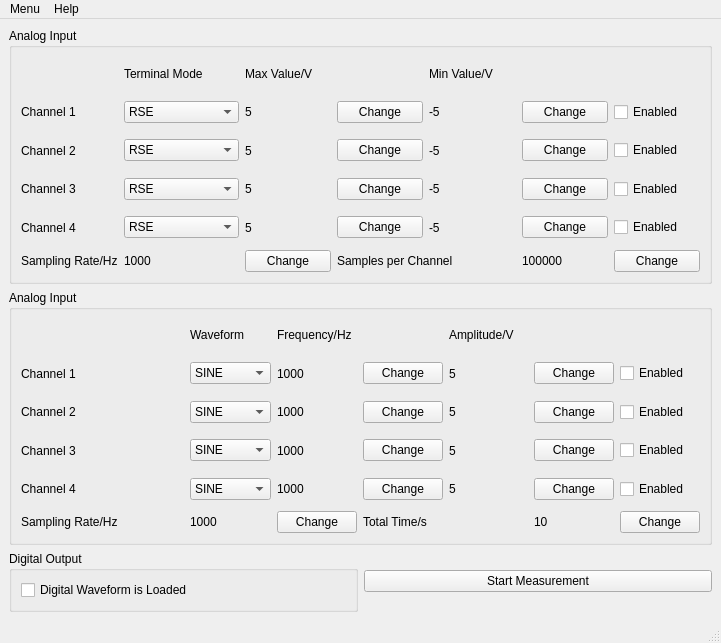
<?xml version="1.0" encoding="UTF-8"?>
<ui version="4.0">
 <class>MainWindow</class>
 <widget class="QMainWindow" name="MainWindow">
  <property name="geometry">
   <rect>
    <x>0</x>
    <y>0</y>
    <width>721</width>
    <height>643</height>
   </rect>
  </property>
  <property name="windowTitle">
   <string>MainWindow</string>
  </property>
  <widget class="QWidget" name="centralwidget">
   <layout class="QGridLayout" name="gridLayout_3">
    <item row="0" column="0" colspan="2">
     <widget class="QGroupBox" name="analog_input_group">
      <property name="title">
       <string>Analog Input</string>
      </property>
      <layout class="QGridLayout" name="gridLayout">
       <item row="1" column="4" rowspan="2">
        <widget class="QLabel" name="label_6">
         <property name="text">
          <string>Max Value/V</string>
         </property>
        </widget>
       </item>
       <item row="7" column="4" rowspan="2">
        <widget class="QLabel" name="label_19">
         <property name="text">
          <string>5</string>
         </property>
        </widget>
       </item>
       <item row="5" column="4" rowspan="2">
        <widget class="QLabel" name="label_18">
         <property name="text">
          <string>5</string>
         </property>
        </widget>
       </item>
       <item row="5" column="7" rowspan="2">
        <widget class="QPushButton" name="pushButton_9">
         <property name="text">
          <string>Change</string>
         </property>
        </widget>
       </item>
       <item row="1" column="3" rowspan="2">
        <widget class="QLabel" name="label_5">
         <property name="text">
          <string>Terminal Mode</string>
         </property>
        </widget>
       </item>
       <item row="3" column="5" rowspan="2">
        <widget class="QPushButton" name="pushButton">
         <property name="text">
          <string>Change</string>
         </property>
        </widget>
       </item>
       <item row="7" column="8" rowspan="2">
        <widget class="QCheckBox" name="channel_switch_3">
         <property name="text">
          <string>Enabled</string>
         </property>
        </widget>
       </item>
       <item row="3" column="6" rowspan="2">
        <widget class="QLabel" name="label_23">
         <property name="text">
          <string>-5</string>
         </property>
        </widget>
       </item>
       <item row="9" column="5" rowspan="2">
        <widget class="QPushButton" name="pushButton_5">
         <property name="text">
          <string>Change</string>
         </property>
        </widget>
       </item>
       <item row="5" column="0" rowspan="2">
        <widget class="QLabel" name="label_2">
         <property name="text">
          <string>Channel 2</string>
         </property>
        </widget>
       </item>
       <item row="12" column="0">
        <widget class="QLabel" name="label_8">
         <property name="text">
          <string>Sampling Rate/Hz</string>
         </property>
        </widget>
       </item>
       <item row="7" column="0" rowspan="2">
        <widget class="QLabel" name="label_3">
         <property name="text">
          <string>Channel 3</string>
         </property>
        </widget>
       </item>
       <item row="7" column="6" rowspan="2">
        <widget class="QLabel" name="label_25">
         <property name="text">
          <string>-5</string>
         </property>
        </widget>
       </item>
       <item row="5" column="8" rowspan="2">
        <widget class="QCheckBox" name="channel_switch_2">
         <property name="text">
          <string>Enabled</string>
         </property>
        </widget>
       </item>
       <item row="3" column="0" rowspan="2">
        <widget class="QLabel" name="label">
         <property name="text">
          <string>Channel 1</string>
         </property>
        </widget>
       </item>
       <item row="3" column="7" rowspan="2">
        <widget class="QPushButton" name="pushButton_8">
         <property name="text">
          <string>Change</string>
         </property>
        </widget>
       </item>
       <item row="7" column="7" rowspan="2">
        <widget class="QPushButton" name="pushButton_10">
         <property name="text">
          <string>Change</string>
         </property>
        </widget>
       </item>
       <item row="7" column="3" rowspan="2">
        <widget class="QComboBox" name="channel_mode_3">
         <item>
          <property name="text">
           <string>RSE</string>
          </property>
         </item>
         <item>
          <property name="text">
           <string>NRSE</string>
          </property>
         </item>
         <item>
          <property name="text">
           <string>DIFFERENTIAL</string>
          </property>
         </item>
        </widget>
       </item>
       <item row="12" column="7">
        <widget class="QLabel" name="label_22">
         <property name="text">
          <string>100000</string>
         </property>
        </widget>
       </item>
       <item row="12" column="5" colspan="2">
        <widget class="QLabel" name="label_9">
         <property name="text">
          <string>Samples per Channel</string>
         </property>
        </widget>
       </item>
       <item row="5" column="3" rowspan="2">
        <widget class="QComboBox" name="channel_mode_2">
         <item>
          <property name="text">
           <string>RSE</string>
          </property>
         </item>
         <item>
          <property name="text">
           <string>NRSE</string>
          </property>
         </item>
         <item>
          <property name="text">
           <string>DIFFERENTIAL</string>
          </property>
         </item>
        </widget>
       </item>
       <item row="1" column="6" rowspan="2">
        <widget class="QLabel" name="label_7">
         <property name="text">
          <string>Min Value/V</string>
         </property>
        </widget>
       </item>
       <item row="9" column="8" rowspan="2">
        <widget class="QCheckBox" name="channel_switch_4">
         <property name="text">
          <string>Enabled</string>
         </property>
        </widget>
       </item>
       <item row="3" column="4" rowspan="2">
        <widget class="QLabel" name="label_17">
         <property name="text">
          <string>5</string>
         </property>
        </widget>
       </item>
       <item row="7" column="5" rowspan="2">
        <widget class="QPushButton" name="pushButton_4">
         <property name="text">
          <string>Change</string>
         </property>
        </widget>
       </item>
       <item row="9" column="0" rowspan="2">
        <widget class="QLabel" name="label_4">
         <property name="text">
          <string>Channel 4</string>
         </property>
        </widget>
       </item>
       <item row="12" column="4">
        <widget class="QPushButton" name="pushButton_6">
         <property name="text">
          <string>Change</string>
         </property>
        </widget>
       </item>
       <item row="12" column="8">
        <widget class="QPushButton" name="pushButton_7">
         <property name="text">
          <string>Change</string>
         </property>
        </widget>
       </item>
       <item row="5" column="5" rowspan="2">
        <widget class="QPushButton" name="pushButton_2">
         <property name="text">
          <string>Change</string>
         </property>
        </widget>
       </item>
       <item row="12" column="3">
        <widget class="QLabel" name="label_21">
         <property name="text">
          <string>1000</string>
         </property>
        </widget>
       </item>
       <item row="9" column="4" rowspan="2">
        <widget class="QLabel" name="label_20">
         <property name="text">
          <string>5</string>
         </property>
        </widget>
       </item>
       <item row="9" column="7" rowspan="2">
        <widget class="QPushButton" name="pushButton_11">
         <property name="text">
          <string>Change</string>
         </property>
        </widget>
       </item>
       <item row="3" column="3" rowspan="2">
        <widget class="QComboBox" name="channel_mode_1">
         <item>
          <property name="text">
           <string>RSE</string>
          </property>
         </item>
         <item>
          <property name="text">
           <string>NRSE</string>
          </property>
         </item>
         <item>
          <property name="text">
           <string>DIFFERENTIAL</string>
          </property>
         </item>
        </widget>
       </item>
       <item row="5" column="6" rowspan="2">
        <widget class="QLabel" name="label_24">
         <property name="text">
          <string>-5</string>
         </property>
        </widget>
       </item>
       <item row="9" column="3" rowspan="2">
        <widget class="QComboBox" name="channel_mode_4">
         <item>
          <property name="text">
           <string>RSE</string>
          </property>
         </item>
         <item>
          <property name="text">
           <string>NRSE</string>
          </property>
         </item>
         <item>
          <property name="text">
           <string>DIFFERENTIAL</string>
          </property>
         </item>
        </widget>
       </item>
       <item row="9" column="6" rowspan="2">
        <widget class="QLabel" name="label_26">
         <property name="text">
          <string>-5</string>
         </property>
        </widget>
       </item>
       <item row="3" column="8" rowspan="2">
        <widget class="QCheckBox" name="channel_switch_1">
         <property name="text">
          <string>Enabled</string>
         </property>
        </widget>
       </item>
      </layout>
     </widget>
    </item>
    <item row="1" column="0" colspan="2">
     <widget class="QGroupBox" name="analog_input_group_2">
      <property name="title">
       <string>Analog Input</string>
      </property>
      <layout class="QGridLayout" name="gridLayout_2">
       <item row="1" column="4" rowspan="2">
        <widget class="QLabel" name="label_10">
         <property name="text">
          <string>Frequency/Hz</string>
         </property>
        </widget>
       </item>
       <item row="7" column="4" rowspan="2">
        <widget class="QLabel" name="label_27">
         <property name="text">
          <string>1000</string>
         </property>
        </widget>
       </item>
       <item row="5" column="4" rowspan="2">
        <widget class="QLabel" name="label_28">
         <property name="text">
          <string>1000</string>
         </property>
        </widget>
       </item>
       <item row="5" column="7" rowspan="2">
        <widget class="QPushButton" name="pushButton_12">
         <property name="text">
          <string>Change</string>
         </property>
        </widget>
       </item>
       <item row="1" column="3" rowspan="2">
        <widget class="QLabel" name="label_11">
         <property name="text">
          <string>Waveform</string>
         </property>
        </widget>
       </item>
       <item row="3" column="5" rowspan="2">
        <widget class="QPushButton" name="pushButton_13">
         <property name="text">
          <string>Change</string>
         </property>
        </widget>
       </item>
       <item row="7" column="8" rowspan="2">
        <widget class="QCheckBox" name="channel_switch_5">
         <property name="text">
          <string>Enabled</string>
         </property>
        </widget>
       </item>
       <item row="3" column="6" rowspan="2">
        <widget class="QLabel" name="label_29">
         <property name="text">
          <string>5</string>
         </property>
        </widget>
       </item>
       <item row="9" column="5" rowspan="2">
        <widget class="QPushButton" name="pushButton_14">
         <property name="text">
          <string>Change</string>
         </property>
        </widget>
       </item>
       <item row="5" column="0" rowspan="2">
        <widget class="QLabel" name="label_12">
         <property name="text">
          <string>Channel 2</string>
         </property>
        </widget>
       </item>
       <item row="7" column="0" rowspan="2">
        <widget class="QLabel" name="label_14">
         <property name="text">
          <string>Channel 3</string>
         </property>
        </widget>
       </item>
       <item row="7" column="6" rowspan="2">
        <widget class="QLabel" name="label_30">
         <property name="text">
          <string>5</string>
         </property>
        </widget>
       </item>
       <item row="5" column="8" rowspan="2">
        <widget class="QCheckBox" name="channel_switch_6">
         <property name="text">
          <string>Enabled</string>
         </property>
        </widget>
       </item>
       <item row="3" column="0" rowspan="2">
        <widget class="QLabel" name="label_15">
         <property name="text">
          <string>Channel 1</string>
         </property>
        </widget>
       </item>
       <item row="3" column="7" rowspan="2">
        <widget class="QPushButton" name="pushButton_15">
         <property name="text">
          <string>Change</string>
         </property>
        </widget>
       </item>
       <item row="7" column="7" rowspan="2">
        <widget class="QPushButton" name="pushButton_16">
         <property name="text">
          <string>Change</string>
         </property>
        </widget>
       </item>
       <item row="7" column="3" rowspan="2">
        <widget class="QComboBox" name="channel_mode_5">
         <item>
          <property name="text">
           <string>SINE</string>
          </property>
         </item>
         <item>
          <property name="text">
           <string>SQUARE</string>
          </property>
         </item>
        </widget>
       </item>
       <item row="12" column="7">
        <widget class="QLabel" name="label_31">
         <property name="text">
          <string>10</string>
         </property>
        </widget>
       </item>
       <item row="12" column="5" colspan="2">
        <widget class="QLabel" name="label_16">
         <property name="text">
          <string>Total Time/s</string>
         </property>
        </widget>
       </item>
       <item row="5" column="3" rowspan="2">
        <widget class="QComboBox" name="channel_mode_6">
         <item>
          <property name="text">
           <string>SINE</string>
          </property>
         </item>
         <item>
          <property name="text">
           <string>SQUARE</string>
          </property>
         </item>
        </widget>
       </item>
       <item row="1" column="6" rowspan="2">
        <widget class="QLabel" name="label_32">
         <property name="text">
          <string>Amplitude/V</string>
         </property>
        </widget>
       </item>
       <item row="9" column="8" rowspan="2">
        <widget class="QCheckBox" name="channel_switch_7">
         <property name="text">
          <string>Enabled</string>
         </property>
        </widget>
       </item>
       <item row="3" column="4" rowspan="2">
        <widget class="QLabel" name="label_33">
         <property name="text">
          <string>1000</string>
         </property>
        </widget>
       </item>
       <item row="7" column="5" rowspan="2">
        <widget class="QPushButton" name="pushButton_17">
         <property name="text">
          <string>Change</string>
         </property>
        </widget>
       </item>
       <item row="9" column="0" rowspan="2">
        <widget class="QLabel" name="label_34">
         <property name="text">
          <string>Channel 4</string>
         </property>
        </widget>
       </item>
       <item row="12" column="4">
        <widget class="QPushButton" name="pushButton_18">
         <property name="text">
          <string>Change</string>
         </property>
        </widget>
       </item>
       <item row="12" column="8">
        <widget class="QPushButton" name="pushButton_19">
         <property name="text">
          <string>Change</string>
         </property>
        </widget>
       </item>
       <item row="5" column="5" rowspan="2">
        <widget class="QPushButton" name="pushButton_20">
         <property name="text">
          <string>Change</string>
         </property>
        </widget>
       </item>
       <item row="12" column="3">
        <widget class="QLabel" name="label_35">
         <property name="text">
          <string>1000</string>
         </property>
        </widget>
       </item>
       <item row="9" column="4" rowspan="2">
        <widget class="QLabel" name="label_36">
         <property name="text">
          <string>1000</string>
         </property>
        </widget>
       </item>
       <item row="9" column="7" rowspan="2">
        <widget class="QPushButton" name="pushButton_21">
         <property name="text">
          <string>Change</string>
         </property>
        </widget>
       </item>
       <item row="3" column="3" rowspan="2">
        <widget class="QComboBox" name="channel_mode_7">
         <item>
          <property name="text">
           <string>SINE</string>
          </property>
         </item>
         <item>
          <property name="text">
           <string>SQUARE</string>
          </property>
         </item>
        </widget>
       </item>
       <item row="5" column="6" rowspan="2">
        <widget class="QLabel" name="label_37">
         <property name="text">
          <string>5</string>
         </property>
        </widget>
       </item>
       <item row="9" column="3" rowspan="2">
        <widget class="QComboBox" name="channel_mode_8">
         <item>
          <property name="text">
           <string>SINE</string>
          </property>
         </item>
         <item>
          <property name="text">
           <string>SQUARE</string>
          </property>
         </item>
        </widget>
       </item>
       <item row="9" column="6" rowspan="2">
        <widget class="QLabel" name="label_38">
         <property name="text">
          <string>5</string>
         </property>
        </widget>
       </item>
       <item row="3" column="8" rowspan="2">
        <widget class="QCheckBox" name="channel_switch_8">
         <property name="text">
          <string>Enabled</string>
         </property>
        </widget>
       </item>
       <item row="12" column="0" colspan="2">
        <widget class="QLabel" name="label_13">
         <property name="text">
          <string>Sampling Rate/Hz</string>
         </property>
        </widget>
       </item>
      </layout>
     </widget>
    </item>
    <item row="2" column="0">
     <widget class="QGroupBox" name="groupBox_3">
      <property name="title">
       <string>Digital Output</string>
      </property>
      <layout class="QHBoxLayout" name="horizontalLayout">
       <item>
        <widget class="QCheckBox" name="checkBox_9">
         <property name="text">
          <string>Digital Waveform is Loaded</string>
         </property>
         <property name="checkable">
          <bool>true</bool>
         </property>
         <property name="checked">
          <bool>false</bool>
         </property>
        </widget>
       </item>
      </layout>
     </widget>
    </item>
    <item row="2" column="1">
     <widget class="QPushButton" name="pushButton_3">
      <property name="text">
       <string>Start Measurement</string>
      </property>
     </widget>
    </item>
   </layout>
  </widget>
  <widget class="QMenuBar" name="menubar">
   <property name="geometry">
    <rect>
     <x>0</x>
     <y>0</y>
     <width>721</width>
     <height>22</height>
    </rect>
   </property>
   <widget class="QMenu" name="menuMenu">
    <property name="title">
     <string>Menu</string>
    </property>
    <addaction name="actionSave_Configuration"/>
    <addaction name="actionLoad_Configuration"/>
    <addaction name="separator"/>
    <addaction name="actionSelect_Working_Path"/>
    <addaction name="actionLoad_Digital_Waveform"/>
   </widget>
   <widget class="QMenu" name="menuHelp">
    <property name="title">
     <string>Help</string>
    </property>
    <addaction name="actionInfo"/>
    <addaction name="actionHelp"/>
   </widget>
   <addaction name="menuMenu"/>
   <addaction name="menuHelp"/>
  </widget>
  <widget class="QStatusBar" name="statusbar"/>
  <action name="actionSave_Configuration">
   <property name="text">
    <string>Save Configuration</string>
   </property>
  </action>
  <action name="actionLoad_Configuration">
   <property name="text">
    <string>Load Configuration</string>
   </property>
  </action>
  <action name="actionSelect_Working_Path">
   <property name="text">
    <string>Select Save Path</string>
   </property>
  </action>
  <action name="actionInfo">
   <property name="text">
    <string>Info</string>
   </property>
  </action>
  <action name="actionHelp">
   <property name="text">
    <string>Help</string>
   </property>
  </action>
  <action name="actionLoad_Digital_Waveform">
   <property name="text">
    <string>Load Digital Waveform</string>
   </property>
  </action>
 </widget>
 <resources/>
 <connections/>
</ui>
